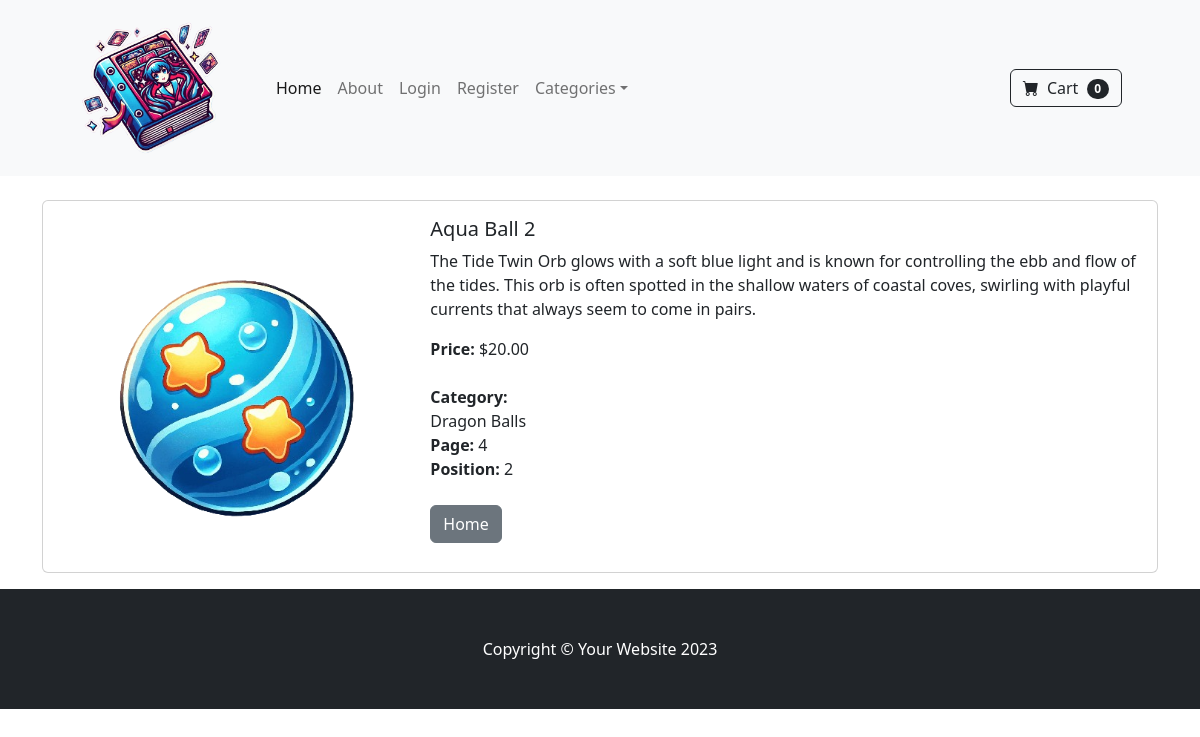
Page /sticker/19 on the committed database.
### store/models.py (models this page shows, shortened)
class CollectibleItem(models.Model):
    name = models.CharField(max_length=50)
    description = models.CharField(max_length=1000, default='', blank=True, null=True)
    price = models.DecimalField(default=0, decimal_places=2, max_digits=15)
    image = models.ImageField(upload_to='uploads/collectibles/')
    category = models.ForeignKey(Category, on_delete=models.CASCADE, default=1)
    is_sale = models.BooleanField(default=True)  # Can be listed for sale
    is_tradeable = models.BooleanField(default=True)  # Tradeable unless collected
    sale_price = models.DecimalField(default=0, decimal_places=2, max_digits=15)
    album = models.ForeignKey(Album, on_delete=models.CASCADE, related_name="collectibles")  # Track the album it belongs to
    page_number = models.IntegerField()  # For organizing in album
    position_on_page = models.IntegerField()  # Position slot on the page

class Category(models.Model):
    name = models.CharField(max_length=50)
    def __str__(self):
        return self.name
    class Meta:
        verbose_name_plural = 'categories'

### store/views.py (the view)
# urls.py: path('sticker/<int:pk>', views.sticker, name="sticker"),
def sticker(request, pk):
    sticker = CollectibleItem.objects.get(id=pk)
    return render(request, 'sticker.html',{'sticker': sticker})

### store/templates/sticker.html
{% extends 'base.html' %}
{% block content %}
<div class="container">
    <br>
    <div class="card mb-3" ">
        <div class="row g-0">
          <div class="col-md-4">
            <img src="{{ sticker.image.url }}" class="img-fluid rounded-start" alt="...">
          </div>
          <div class="col-md-8">
            <div class="card-body justify-content-center">
              <h5 class="card-title">{{ sticker.name }}</h5>
              <p class="card-text">{{ sticker.description }}</p>
              {% if sticker.is_sale %}
              <div class="text-center">
                <h5 class="fw-bolder">{{sticker..name}}</h5>
                 <div class="d-flex justify-content-center small text-warning mb-2">
                 <div class="bi-star-fill"></div>&nbsp;&nbsp;Sale!&nbsp;<div class="bi-star-fill"></div>
                 </div>
                <strike>${{sticker.price}}</strike> &nbsp;${{sticker.sale_price}}
                <br>
                <strong>Category:</strong> {{sticker.item.category}}
                <br>
                <strong>Page:</strong> {{sticker.page_number}}
                <br>
                <strong>Position:</strong> {{sticker.position_on_page}}
            </div>
            {% else %}
            <strong>Price:</strong> ${{sticker.sale_price}}
            <br>
            <br>
            <strong>Category:</strong><br> {{sticker.category}}
            <br>
            <strong>Page:</strong> {{sticker.page_number}}
            <br>
            <strong>Position:</strong> {{sticker.position_on_page}}
            {% endif %}
            <br><br>
              <a href="{% url 'home' %}" class="btn btn-secondary"> Home</a>
            </div>
          </div>
        </div>
      </div>
</div>
{% endblock %}

### rows in the picture
CollectibleItem: image (picture), name "Aqua Ball 2", description "The Tide Twin Orb glows with a soft blue light and is known for controlling the ebb and flow of the tides. This orb is often spotted in the shallow waters of coastal coves, swirling with playful currents that always seem to come in pairs.", sale_price "20.00", category "Dragon Balls", page_number "4", position_on_page "2"
